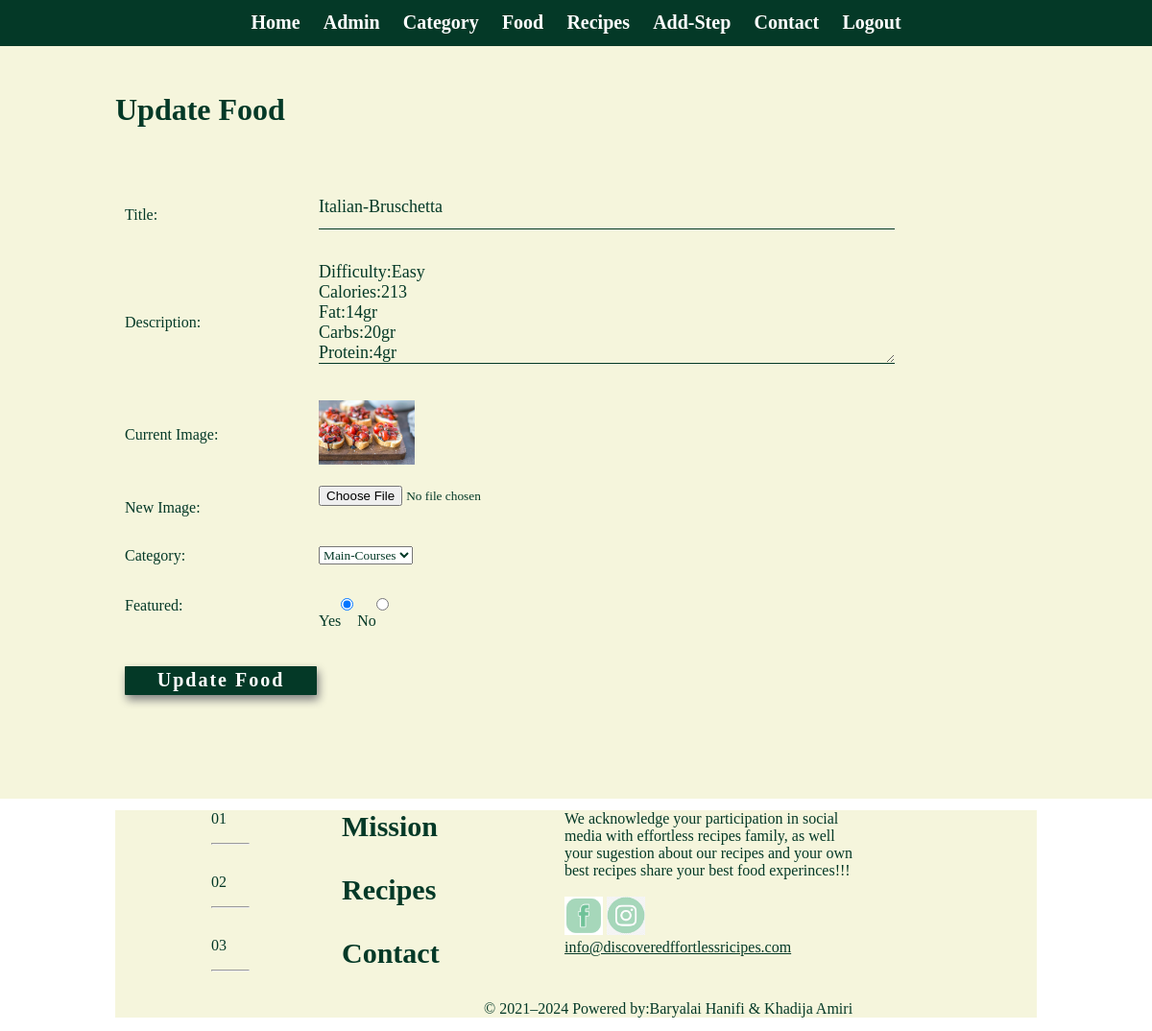
The app's page /admin/update-food.php?id=7&image_name=Food_Name_1921.jpeg (signed in) with its own data.
### tables this page shows
CREATE TABLE `tbl_food` (
  `id` int(10) UNSIGNED NOT NULL,
  `title` varchar(100) NOT NULL,
  `description` text NOT NULL,
  `image_name` varchar(255) NOT NULL,
  `featured` varchar(10) NOT NULL,
  `recipe_id` int(10) DEFAULT NULL
);

### admin/update-food.php (the view, shortened to what this page needs)
<?php include('partiales/menu.php');  ?>
<?php
 	if (isset($_GET['id'])) {
 		$id = $_GET['id'];
 		$sql2 = "SELECT * FROM tbl_food WHERE id = $id";
 		$result2 = mysqli_query($conn,$sql2);
 		$row2 = mysqli_fetch_assoc($result2);
 		$title = $row2['title'];
 		$description = $row2['description'];
 		$current_image = $row2['image_name'];
 		$current_category = $row2['recipe_id'];
 		$featured = $row2['featured'];
 	}else{
 		header('location:'.SITEURL.'admin/manage-food.php');
 	}
?>
<div class="backend-main">
	 <div class="wrapper">
	 	<h1>Update Food</h1>
	    <form method="post" action="" enctype="multipart/form-data">
        	<table class="tbl-30">
        		<tr>
        			<td>Title:</td>
        			<td>
        				<input class="form-control" type="text" name="title" value="<?php echo $title;  ?>">
        			</td>
        		</tr>
        		<tr>
        			<td>Description:</td>
        			<td>
        				<textarea class="form-control" name="description" cols="30" rows="5"><?php echo $description;  ?></textarea>
        			</td>
        		</tr>
        		<tr>
        			<td>Current Image:</td>
        			<td>
        				<?php
        				if($current_image != ""){
        					?>
        					<img src="<?php echo SITEURL;?>images/food/<?php echo $current_image; ?>" width="100px">
        					<?php
        				}else{
        					echo "<div class='error'>Image not added</div>";
        				}
        				?>
        			</td>
        		</tr>
        		<tr>
                    <td>New Image:</td>
                    <td><input type="file" name="image"></td>
                </tr>
                <tr>
                    <td>Category:</td>
                    <td>
                    	<select name="category">
                    		<?php
                    		$sql = "SELECT * FROM tbl_recipe WHERE featured = 'Yes'";
                    		$result = mysqli_query($conn,$sql);
                    		$count = mysqli_num_rows($result);
                    		if ($count>0) {
                    			while ($row = mysqli_fetch_assoc($result)) {
                    			    $category_title = $row['title'];
                    			    $category_id = $row['id'];
                    		     ?>
                    		     <option <?php if($current_category==$category_id){echo "selected";}?>
                    		     value="<?php echo $category_id;?>"
                    		      ><?php echo $category_title; ?></option>
                    		     <?php
                    			}
                    		}else{
                    			echo "<option value = '0'>Category not available</option";
                    		}
                            ?>
                     	</select>
                    </td>
                </tr>
        		<tr>
        			<td>Featured:</td>
        			<td>
        		    Yes<input <?php if($featured=="Yes"){echo "checked";} ?>  type="radio" name="featured" value="Yes">
        			No<input <?php if($featured=="No"){echo "checked";} ?>   type="radio" name="featured" value="No">
        		</tr>
        		<tr>
        			<td>
        				<input type="submit" name="submit" class="form-control submit btn-secondary" value="Update Food">
        			</td>
        		</tr>
        	</table>
        </form>
	 </div>
</div>
<?php include('partiales/footer.php');  ?>

### css/frontend.css (style rules this page uses)
* { margin:0; padding: 0; font-size: relative; }
form { margin-top: 50px; transition: all 4s ease-in-out; }
.form-control { width: 600px; background:transparent; border:none; outline: none; border-bottom: 1px solid #043927; color: #043927; font-size: 18px; margin-bottom: 16px; }
input { height: 45px; }
form .submit { background:#043927; border-color: transparent; color:#fff; font-size: 20px; font-weight: bold; letter-spacing: 2px; height: 30px; margin-top: 20px; margin-bottom: 50px; width: 200px; }

### css/backend.css (style rules this page uses)
* { margin:0; padding: 0; color:#043927; font-family: "Times New Roman",Times,serif; }
.wrapper { padding: 1%; width: 80%; margin: 0 auto; }
.tbl-30 { width: 30%; }
table tr td { padding: 1%; }
.btn-secondary { background-color:#043927; color: white; padding: 1%; text-decoration: none; border-radius: 1px; box-shadow: 2px 5px 10px grey; }
.backend-main { background-color:#f5f5dc; color: white; padding: 3% 0; }

### records on screen
tbl_food: title "Italian-Bruschetta", description "Difficulty:Easy Calories:213 Fat:14gr Carbs:20gr Protein:4gr", image_name (picture), featured "☑"

### other values on screen
$startYear "2021"
form field category "Main-Courses"
